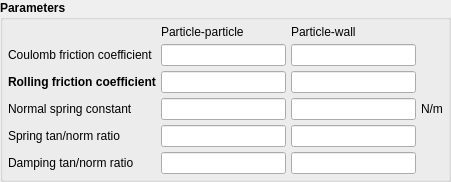
            <widget class="QGroupBox" name="groupbox_dem_parameters">
             <property name="font">
              <font>
               <weight>75</weight>
               <bold>true</bold>
              </font>
             </property>
             <property name="title">
              <string>Parameters</string>
             </property>
             <property name="flat">
              <bool>true</bool>
             </property>
             <layout class="QGridLayout" name="gridlayout_dem_parameters" columnstretch="1,0,0,0">
              <property name="leftMargin">
               <number>5</number>
              </property>
              <property name="topMargin">
               <number>5</number>
              </property>
              <property name="rightMargin">
               <number>5</number>
              </property>
              <property name="bottomMargin">
               <number>5</number>
              </property>
              <property name="spacing">
               <number>5</number>
              </property>
              <item row="4" column="0">
               <widget class="QLabel" name="label_kt_fac">
                <property name="font">
                 <font>
                  <weight>50</weight>
                  <bold>false</bold>
                 </font>
                </property>
                <property name="text">
                 <string>Spring tan/norm ratio</string>
                </property>
               </widget>
              </item>
              <item row="3" column="2">
               <widget class="LineEdit" name="lineedit_keyword_kn_w">
                <property name="font">
                 <font>
                  <weight>50</weight>
                  <bold>false</bold>
                 </font>
                </property>
               </widget>
              </item>
              <item row="4" column="1">
               <widget class="LineEdit" name="lineedit_keyword_kt_fac">
                <property name="font">
                 <font>
                  <weight>50</weight>
                  <bold>false</bold>
                 </font>
                </property>
               </widget>
              </item>
              <item row="5" column="1">
               <widget class="LineEdit" name="lineedit_keyword_des_etat_fac">
                <property name="font">
                 <font>
                  <weight>50</weight>
                  <bold>false</bold>
                 </font>
                </property>
               </widget>
              </item>
              <item row="4" column="2">
               <widget class="LineEdit" name="lineedit_keyword_kt_w_fac">
                <property name="font">
                 <font>
                  <weight>50</weight>
                  <bold>false</bold>
                 </font>
                </property>
               </widget>
              </item>
              <item row="0" column="1">
               <widget class="QLabel" name="label_column_1">
                <property name="font">
                 <font>
                  <weight>50</weight>
                  <bold>false</bold>
                 </font>
                </property>
                <property name="text">
                 <string>Particle-particle</string>
                </property>
               </widget>
              </item>
              <item row="3" column="3">
               <widget class="QLabel" name="label_kn_units">
                <property name="font">
                 <font>
                  <weight>50</weight>
                  <bold>false</bold>
                 </font>
                </property>
                <property name="text">
                 <string>N/m</string>
                </property>
               </widget>
              </item>
              <item row="5" column="2">
               <widget class="LineEdit" name="lineedit_keyword_des_etat_w_fac">
                <property name="font">
                 <font>
                  <weight>50</weight>
                  <bold>false</bold>
                 </font>
                </property>
               </widget>
              </item>
              <item row="1" column="1">
               <widget class="LineEdit" name="lineedit_keyword_mew">
                <property name="font">
                 <font>
                  <weight>50</weight>
                  <bold>false</bold>
                 </font>
                </property>
               </widget>
              </item>
              <item row="0" column="2">
               <widget class="QLabel" name="label_column_2">
                <property name="font">
                 <font>
                  <weight>50</weight>
                  <bold>false</bold>
                 </font>
                </property>
                <property name="text">
                 <string>Particle-wall</string>
                </property>
               </widget>
              </item>
              <item row="3" column="0">
               <widget class="QLabel" name="label_kn">
                <property name="font">
                 <font>
                  <weight>50</weight>
                  <bold>false</bold>
                 </font>
                </property>
                <property name="text">
                 <string>Normal spring constant</string>
                </property>
               </widget>
              </item>
              <item row="3" column="1">
               <widget class="LineEdit" name="lineedit_keyword_kn">
                <property name="font">
                 <font>
                  <weight>50</weight>
                  <bold>false</bold>
                 </font>
                </property>
               </widget>
              </item>
              <item row="5" column="0">
               <widget class="QLabel" name="label_des_etat_fac">
                <property name="font">
                 <font>
                  <weight>50</weight>
                  <bold>false</bold>
                 </font>
                </property>
                <property name="text">
                 <string>Damping tan/norm ratio</string>
                </property>
               </widget>
              </item>
              <item row="1" column="2">
               <widget class="LineEdit" name="lineedit_keyword_mew_w">
                <property name="font">
                 <font>
                  <weight>50</weight>
                  <bold>false</bold>
                 </font>
                </property>
               </widget>
              </item>
              <item row="1" column="0">
               <widget class="QLabel" name="label_mew">
                <property name="font">
                 <font>
                  <weight>50</weight>
                  <bold>false</bold>
                 </font>
                </property>
                <property name="text">
                 <string>Coulomb friction coefficient</string>
                </property>
               </widget>
              </item>
              <item row="2" column="1">
               <widget class="LineEdit" name="lineedit_keyword_mew_r"/>
              </item>
              <item row="2" column="2">
               <widget class="LineEdit" name="lineedit_keyword_mew_rw"/>
              </item>
              <item row="2" column="0">
               <widget class="QLabel" name="label">
                <property name="text">
                 <string>Rolling friction coefficient</string>
                </property>
               </widget>
              </item>
             </layout>
            </widget>
